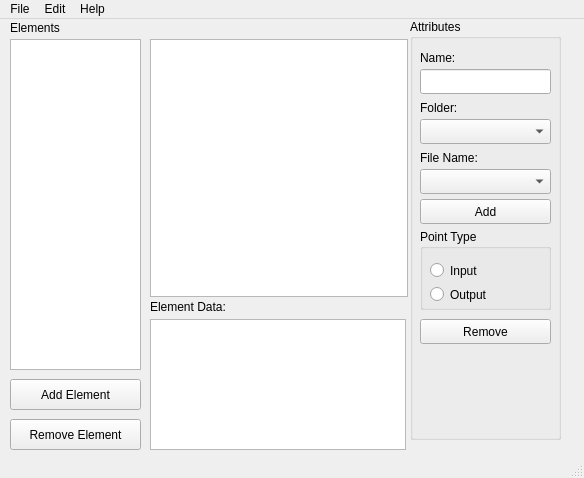
<?xml version="1.0" encoding="UTF-8"?>
<ui version="4.0">
 <class>ElermentMakerA01</class>
 <widget class="QMainWindow" name="ElermentMakerA01">
  <property name="geometry">
   <rect>
    <x>0</x>
    <y>0</y>
    <width>584</width>
    <height>478</height>
   </rect>
  </property>
  <property name="windowTitle">
   <string>ElermentMakerA01</string>
  </property>
  <widget class="QWidget" name="centralwidget">
   <widget class="QGroupBox" name="groupBox">
    <property name="geometry">
     <rect>
      <x>410</x>
      <y>0</y>
      <width>151</width>
      <height>421</height>
     </rect>
    </property>
    <property name="title">
     <string>Attributes</string>
    </property>
    <widget class="QGroupBox" name="groupBox_2">
     <property name="geometry">
      <rect>
       <x>10</x>
       <y>210</y>
       <width>131</width>
       <height>81</height>
      </rect>
     </property>
     <property name="title">
      <string>Point Type</string>
     </property>
     <widget class="QRadioButton" name="radioOutput">
      <property name="geometry">
       <rect>
        <x>10</x>
        <y>50</y>
        <width>121</width>
        <height>31</height>
       </rect>
      </property>
      <property name="text">
       <string>Output</string>
      </property>
     </widget>
     <widget class="QRadioButton" name="radioInput">
      <property name="geometry">
       <rect>
        <x>10</x>
        <y>30</y>
        <width>112</width>
        <height>23</height>
       </rect>
      </property>
      <property name="text">
       <string>Input</string>
      </property>
     </widget>
    </widget>
    <widget class="QLineEdit" name="ElementName">
     <property name="geometry">
      <rect>
       <x>10</x>
       <y>50</y>
       <width>131</width>
       <height>25</height>
      </rect>
     </property>
    </widget>
    <widget class="QLabel" name="label_2">
     <property name="geometry">
      <rect>
       <x>10</x>
       <y>30</y>
       <width>91</width>
       <height>17</height>
      </rect>
     </property>
     <property name="text">
      <string>Name:</string>
     </property>
    </widget>
    <widget class="QPushButton" name="ButtonRemovePoint">
     <property name="geometry">
      <rect>
       <x>10</x>
       <y>300</y>
       <width>131</width>
       <height>25</height>
      </rect>
     </property>
     <property name="text">
      <string>Remove</string>
     </property>
    </widget>
    <widget class="QComboBox" name="comboBoxGraphicsFolder">
     <property name="geometry">
      <rect>
       <x>10</x>
       <y>100</y>
       <width>131</width>
       <height>25</height>
      </rect>
     </property>
    </widget>
    <widget class="QPushButton" name="ButtonAddPoint">
     <property name="geometry">
      <rect>
       <x>10</x>
       <y>180</y>
       <width>131</width>
       <height>25</height>
      </rect>
     </property>
     <property name="text">
      <string>Add</string>
     </property>
    </widget>
    <widget class="QComboBox" name="comboBoxGraphicsFile">
     <property name="geometry">
      <rect>
       <x>10</x>
       <y>150</y>
       <width>131</width>
       <height>25</height>
      </rect>
     </property>
    </widget>
    <widget class="QLabel" name="label_4">
     <property name="geometry">
      <rect>
       <x>10</x>
       <y>80</y>
       <width>91</width>
       <height>17</height>
      </rect>
     </property>
     <property name="text">
      <string>Folder:</string>
     </property>
    </widget>
    <widget class="QLabel" name="label_5">
     <property name="geometry">
      <rect>
       <x>10</x>
       <y>130</y>
       <width>91</width>
       <height>17</height>
      </rect>
     </property>
     <property name="text">
      <string>File Name:</string>
     </property>
    </widget>
   </widget>
   <widget class="QListWidget" name="ElementList">
    <property name="geometry">
     <rect>
      <x>10</x>
      <y>20</y>
      <width>131</width>
      <height>331</height>
     </rect>
    </property>
   </widget>
   <widget class="QLabel" name="label">
    <property name="geometry">
     <rect>
      <x>10</x>
      <y>0</y>
      <width>91</width>
      <height>17</height>
     </rect>
    </property>
    <property name="text">
     <string>Elements</string>
    </property>
   </widget>
   <widget class="QGraphicsView" name="graphicsView">
    <property name="geometry">
     <rect>
      <x>150</x>
      <y>20</y>
      <width>258</width>
      <height>258</height>
     </rect>
    </property>
   </widget>
   <widget class="QTextEdit" name="EemetAtributes">
    <property name="geometry">
     <rect>
      <x>150</x>
      <y>300</y>
      <width>256</width>
      <height>131</height>
     </rect>
    </property>
   </widget>
   <widget class="QLabel" name="label_3">
    <property name="geometry">
     <rect>
      <x>150</x>
      <y>280</y>
      <width>111</width>
      <height>16</height>
     </rect>
    </property>
    <property name="text">
     <string>Element Data:</string>
    </property>
   </widget>
   <widget class="QPushButton" name="ButtonRemoveElement">
    <property name="geometry">
     <rect>
      <x>10</x>
      <y>400</y>
      <width>131</width>
      <height>31</height>
     </rect>
    </property>
    <property name="text">
     <string>Remove Element</string>
    </property>
   </widget>
   <widget class="QPushButton" name="buttonAddElement">
    <property name="geometry">
     <rect>
      <x>10</x>
      <y>360</y>
      <width>131</width>
      <height>31</height>
     </rect>
    </property>
    <property name="text">
     <string>Add Element</string>
    </property>
   </widget>
  </widget>
  <widget class="QMenuBar" name="menubar">
   <property name="geometry">
    <rect>
     <x>0</x>
     <y>0</y>
     <width>584</width>
     <height>22</height>
    </rect>
   </property>
   <widget class="QMenu" name="menuFile">
    <property name="title">
     <string>File</string>
    </property>
    <addaction name="actionOpen"/>
    <addaction name="actionSave"/>
    <addaction name="actionSave_As"/>
    <addaction name="actionClose"/>
    <addaction name="separator"/>
    <addaction name="actionExit"/>
   </widget>
   <widget class="QMenu" name="menuEdit">
    <property name="title">
     <string>Edit</string>
    </property>
    <addaction name="actionUndo"/>
    <addaction name="actionRedo"/>
   </widget>
   <widget class="QMenu" name="menuHelp">
    <property name="title">
     <string>Help</string>
    </property>
    <addaction name="actionInstruction_List"/>
    <addaction name="actionAbout"/>
    <addaction name="actionAbout_QT"/>
   </widget>
   <addaction name="menuFile"/>
   <addaction name="menuEdit"/>
   <addaction name="menuHelp"/>
  </widget>
  <widget class="QStatusBar" name="statusbar"/>
  <action name="actionInstruction_List">
   <property name="text">
    <string>Instruction List</string>
   </property>
  </action>
  <action name="actionAbout">
   <property name="text">
    <string>About</string>
   </property>
  </action>
  <action name="actionAbout_QT">
   <property name="text">
    <string>About Qt</string>
   </property>
  </action>
  <action name="actionOpen">
   <property name="text">
    <string>Open</string>
   </property>
  </action>
  <action name="actionSave">
   <property name="text">
    <string>Save</string>
   </property>
  </action>
  <action name="actionSave_As">
   <property name="text">
    <string>Save As...</string>
   </property>
  </action>
  <action name="actionClose">
   <property name="text">
    <string>Close</string>
   </property>
  </action>
  <action name="actionExit">
   <property name="text">
    <string>Exit</string>
   </property>
  </action>
  <action name="actionUndo">
   <property name="text">
    <string>Undo</string>
   </property>
  </action>
  <action name="actionRedo">
   <property name="text">
    <string>Redo</string>
   </property>
  </action>
 </widget>
 <resources/>
 <connections/>
</ui>
